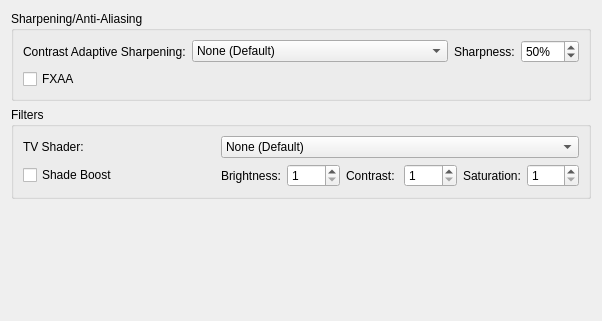
     <widget class="QWidget" name="postProcessingTab">
      <attribute name="title">
       <string>Post-Processing</string>
      </attribute>
      <layout class="QVBoxLayout" name="verticalLayout_5">
       <item>
        <widget class="QGroupBox" name="sharpeningGroup">
         <property name="title">
          <string>Sharpening/Anti-Aliasing</string>
         </property>
         <layout class="QFormLayout" name="formLayout_2">
          <item row="0" column="0">
           <widget class="QLabel" name="casModeLabel">
            <property name="text">
             <string extracomment="You might find an official translation for this on AMD's website (Spanish version linked): https://www.amd.com/es/technologies/radeon-software-fidelityfx">Contrast Adaptive Sharpening:</string>
            </property>
           </widget>
          </item>
          <item row="0" column="1">
           <layout class="QHBoxLayout" name="casLayout">
            <item>
             <widget class="QComboBox" name="casMode">
              <item>
               <property name="text">
                <string>None (Default)</string>
               </property>
              </item>
              <item>
               <property name="text">
                <string>Sharpen Only (Internal Resolution)</string>
               </property>
              </item>
              <item>
               <property name="text">
                <string>Sharpen and Resize (Display Resolution)</string>
               </property>
              </item>
             </widget>
            </item>
            <item>
             <layout class="QHBoxLayout" name="sharpnessLayout">
              <item>
               <widget class="QLabel" name="casSharpnessLabel">
                <property name="text">
                 <string>Sharpness:</string>
                </property>
               </widget>
              </item>
              <item>
               <widget class="QSpinBox" name="casSharpness">
                <property name="suffix">
                 <string extracomment="Percentage sign that will appear next to a number. Add a space or whatever is needed before depending on your language.">%</string>
                </property>
                <property name="maximum">
                 <number>100</number>
                </property>
                <property name="value">
                 <number>50</number>
                </property>
               </widget>
              </item>
             </layout>
            </item>
           </layout>
          </item>
          <item row="1" column="0" colspan="2">
           <widget class="QCheckBox" name="fxaa">
            <property name="text">
             <string>FXAA</string>
            </property>
           </widget>
          </item>
         </layout>
        </widget>
       </item>
       <item>
        <widget class="QGroupBox" name="filtersLayout">
         <property name="title">
          <string>Filters</string>
         </property>
         <layout class="QGridLayout" name="gridLayout_4">
          <item row="0" column="0">
           <widget class="QLabel" name="tvShaderLabel">
            <property name="text">
             <string>TV Shader:</string>
            </property>
           </widget>
          </item>
          <item row="0" column="1">
           <widget class="QComboBox" name="tvShader">
            <item>
             <property name="text">
              <string>None (Default)</string>
             </property>
            </item>
            <item>
             <property name="text">
              <string>Scanline Filter</string>
             </property>
            </item>
            <item>
             <property name="text">
              <string>Diagonal Filter</string>
             </property>
            </item>
            <item>
             <property name="text">
              <string>Triangular Filter</string>
             </property>
            </item>
            <item>
             <property name="text">
              <string>Wave Filter</string>
             </property>
            </item>
            <item>
             <property name="text">
              <string extracomment="Lottes = Timothy Lottes, the creator of the shader filter. Leave as-is. CRT= Cathode Ray Tube, an old type of television technology.">Lottes CRT</string>
             </property>
            </item>
            <item>
             <property name="text">
              <string>4xRGSS downsampling (4x Rotated Grid SuperSampling)</string>
             </property>
            </item>
            <item>
             <property name="text">
              <string>NxAGSS downsampling (Nx Automatic Grid SuperSampling)</string>
             </property>
            </item>
           </widget>
          </item>
          <item row="1" column="0">
           <widget class="QCheckBox" name="shadeBoost">
            <property name="text">
             <string>Shade Boost</string>
            </property>
           </widget>
          </item>
          <item row="1" column="1">
           <layout class="QHBoxLayout" name="shadeBoostLayout">
            <item>
             <widget class="QLabel" name="brightnessLabel">
              <property name="text">
               <string>Brightness:</string>
              </property>
             </widget>
            </item>
            <item>
             <widget class="QSpinBox" name="shadeBoostBrightness">
              <property name="minimum">
               <number>1</number>
              </property>
              <property name="maximum">
               <number>100</number>
              </property>
             </widget>
            </item>
            <item>
             <widget class="QLabel" name="contrastLabel">
              <property name="text">
               <string>Contrast:</string>
              </property>
             </widget>
            </item>
            <item>
             <widget class="QSpinBox" name="shadeBoostContrast">
              <property name="minimum">
               <number>1</number>
              </property>
              <property name="maximum">
               <number>100</number>
              </property>
             </widget>
            </item>
            <item>
             <widget class="QLabel" name="saturationLabel">
              <property name="text">
               <string>Saturation:</string>
              </property>
             </widget>
            </item>
            <item>
             <widget class="QSpinBox" name="shadeBoostSaturation">
              <property name="minimum">
               <number>1</number>
              </property>
              <property name="maximum">
               <number>100</number>
              </property>
             </widget>
            </item>
           </layout>
          </item>
         </layout>
        </widget>
       </item>
       <item>
        <spacer name="postSpacer">
         <property name="orientation">
          <enum>Qt::Orientation::Vertical</enum>
         </property>
         <property name="sizeHint" stdset="0">
          <size>
           <width>20</width>
           <height>111</height>
          </size>
         </property>
        </spacer>
       </item>
      </layout>
     </widget>
